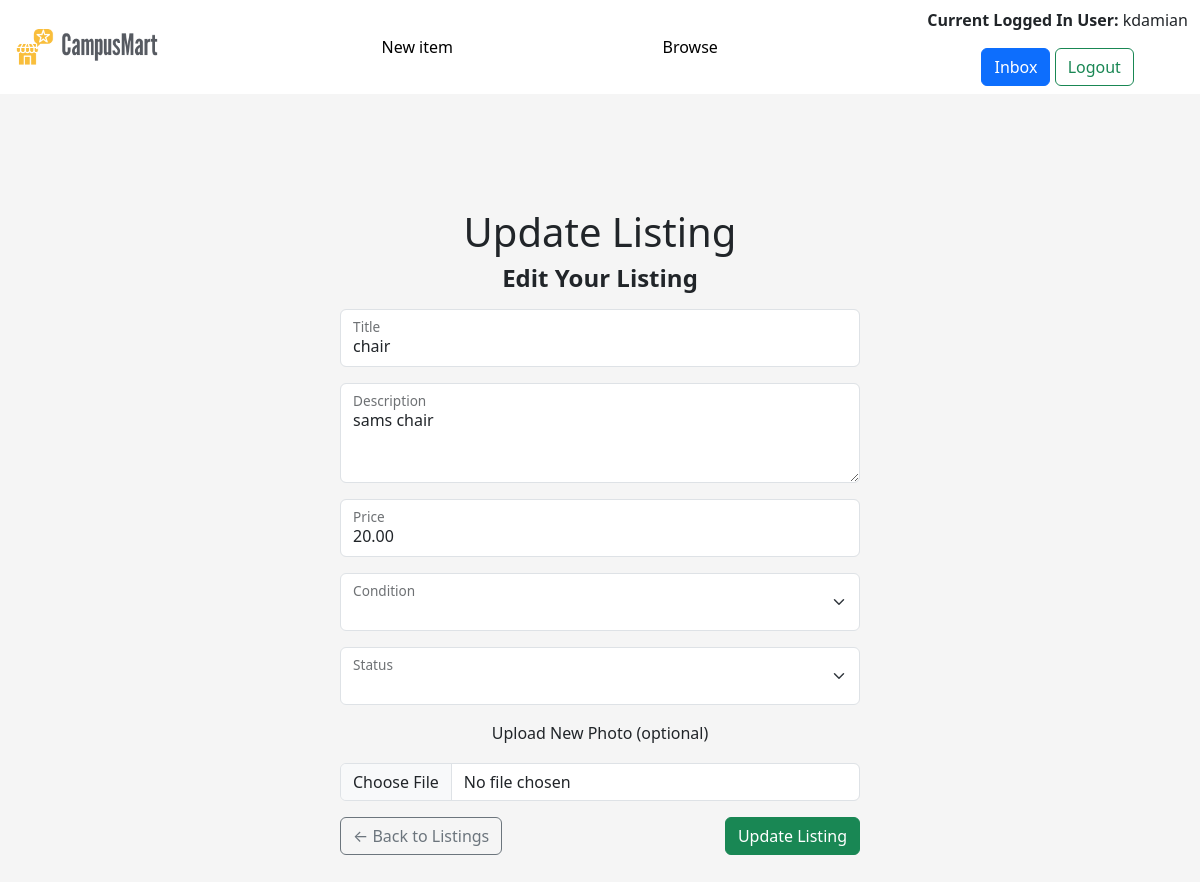
/campusmart/update_listing/2/ (signed in), run on the app's committed database.
### campusmart/models.py (models this page shows, shortened)
class Listing(models.Model):
    CONDITION_CHOICES = [
        ('New', 'New'),
        ('Like New', 'Like New'),
        ('Used', 'Used'),
        ('Fair', 'Fair'),
    ]
    STATUS_CHOICES = [
        ('Available', 'Available'),
        ('Unavailable', 'Unavailable'),
    ]
    created_by = models.ForeignKey(User, on_delete=models.CASCADE)
    title = models.CharField(max_length=200)
    description = models.TextField()
    price = models.DecimalField(max_digits=10, decimal_places=2)
    condition = models.CharField(max_length=20, choices=CONDITION_CHOICES)
    photo = models.ImageField(upload_to='listing_photos')
    status = models.CharField(max_length=20, choices=STATUS_CHOICES, default='Available')

### campusmart/views.py (the view, shortened to what this page needs)
# urls.py: path('update_listing/<int:listing_id>/', views.update_listing, name='update_listing'),
@login_required
def update_listing(request, listing_id):
    listing = get_object_or_404(Listing, id=listing_id)
    return render(request, "campusmart/update_listing.html", {"listing": listing})

### campusmart/templates/campusmart/update_listing.html (shortened to what this page needs)
{% extends "campusmart/base.html" %}
{% block content %}
<h1>Update Listing</h1>
<form class="m-auto col-md-6" method="POST" enctype="multipart/form-data">
  <h2 class="h4 mb-3 fw-bold">Edit Your Listing</h2>
  <div class="form-floating mb-3">
    <input type="text" class="form-control" id="title" name="title" value="{{ listing.title }}" required>
    <label for="title">Title</label>
  </div>
  <div class="form-floating mb-3">
    <textarea class="form-control" id="description" name="description" style="height: 100px" required>{{ listing.description }}</textarea>
    <label for="description">Description</label>
  </div>
  <div class="form-floating mb-3">
    <input type="number" step="0.01" class="form-control" id="price" name="price" value="{{ listing.price }}" required>
    <label for="price">Price</label>
  </div>
  <div class="form-floating mb-3">
    <select class="form-select" id="condition" name="condition" required>
    </select>
    <label for="condition">Condition</label>
  </div>
  <div class="form-floating mb-3">
    <select class="form-select" id="status" name="status" required>
    </select>
    <label for="status">Status</label>
  </div>
  <div class="mb-3">
    <label for="photo" class="form-label">Upload New Photo (optional)</label>
    <input class="form-control" type="file" id="photo" name="photo" accept="image/*">
  </div>
  <div class="d-flex justify-content-between">
    <a href="{% url 'campusmart:listing_all' %}" class="btn btn-outline-secondary">← Back to Listings</a>
    <button class="btn btn-success" type="submit">Update Listing</button>
  </div>
</form>
{% endblock %}

### campusmart/templates/campusmart/base.html (shortened to what this page needs)
<!DOCTYPE html>
<html>
<head>
    <link href="https://cdn.jsdelivr.net/npm/bootstrap@5.3.0-alpha1/dist/css/bootstrap.min.css" rel="stylesheet"
>
</head>
<body>
    {% load static %}
        <nav class="navbar fixed-top text-center" style="background-color: white;">
            <div class="container-fluid">
                <img src="{% static 'campusmart/campusmart_logo.png' %}" class="logo">
                <a href="{% url 'campusmart:create_listing' %}" class="text-lg font-semibold hover:text-gray-500">New item</a>
                <a href="{% url 'campusmart:listing_all' %}" class="text-lg font-semibold hover:text-gray-500">Browse</a>
                {% if request.user.is_authenticated %}
                <div>
                    <p class="nav-bar"><b>Current Logged In User: </b>{{ request.user.username }} </p>
                    <a href="{% url 'campusmart:inbox' %}" type="button" class="btn btn-primary">Inbox</a>
                    <a class="btn btn-outline-success my-2 my-sm-0" type="submit" href="{% url 'campusmart:logout' %}">Logout</a>
                </div>
                {% else %}
                <div>
                    <a class="btn btn-outline-success my-2 my-sm-0" type="submit" href="{% url 'campusmart:login' %}">Login</a>
                    <a class="btn btn-outline-success my-2 my-sm-0" type="submit" href="{% url 'campusmart:register' %}">Register</a>
                </div>
                {% endif %}
            </div>
        </nav>
    <div id="content" class="mt-5" style="padding-top: 80px;">
        {% block content %}
        {% endblock %}
    </div>
</body>
</html>

### campusmart/templates/campusmart/base.html (style rules this page uses)
a { color: black; text-decoration: none; }
html, body { align-items: center; padding: 40px; background-color: #f5f5f5; text-align: center; }
input { margin: 10px 0px; }
.logo { width: 150px; margin-right: 10px; }

### data on the page
Listing: title "chair", description "sams chair", price "20.00"

### other printed values
{{ request.user.username }} "kdamian"
